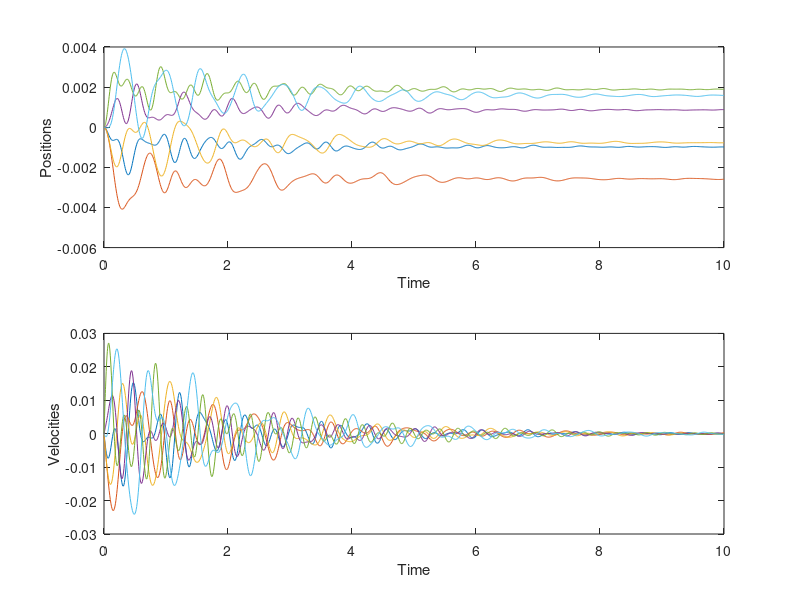
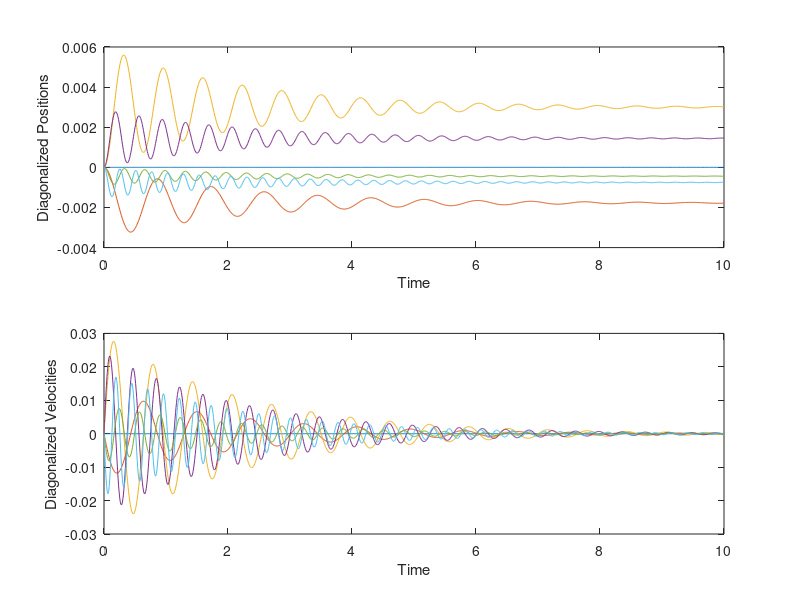
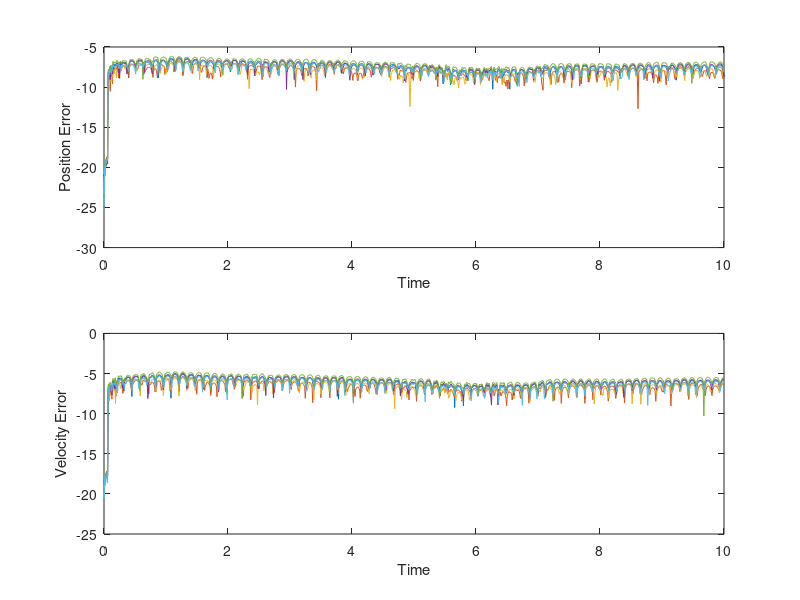

MATLAB code to generate these figures, in order: (Note: this script raises an error after producing the figures.)
clear; clc; close all;
%
% Consider n coupled second order dynamics 
% d^2 xi/dt^2 = -gamma dxi/dt + SUM_j A(i,j) * (x(j)-x(i)) + Pi;
%
% To use ode45, we convert the n second order equations 2n first order equations 

KOUPLING=140

% Dimension of the system 
n = 6;

% Create a (random) matrix
A(1,2)=KOUPLING;
A(2,1)=KOUPLING;

A(1,3)=0;
A(3,1)=0;

A(1,5)=KOUPLING;
A(5,1)=KOUPLING;

A(4,3)=KOUPLING;
A(3,4)=KOUPLING;

A(4,5)=KOUPLING;
A(5,4)=KOUPLING;

A(6,5)=KOUPLING;
A(5,6)=KOUPLING;

%A =  full(BAgraph(n));
%A = A-diag(diag(A));
%A= A+transpose(A);

% Create the Laplacian
L = diag(sum(A,2)) - A;

% Damping
gamma = 0.9;

% Forcing vector 
P = rand(n,1);
P = P -mean(P);

% Perform diagonalization
[V,Lambda] = eig(L);

% Define the linear, second order, dynamics
%
% [ dx/dt ] = [  O     I    ] [ x ]
% [ dv/dt ] = [ -L -gamma*I ] [ v ]
%
linear_dynamics = @(t,x) [zeros(n), eye(n); -L, -gamma*eye(n)] * x + [zeros(n,1); P];

% Random initial conditions
x0 = zeros(2*n,1);

% Run ode45 
[T,X] = ode45(linear_dynamics, [0,10], x0);

% Make some plots
figure(1)
title('Coupled Dynamics');
subplot(2,1,1)
plot(T,X(:,1:n))
xlabel('Time')
ylabel('Positions')

subplot(2,1,2)
plot(T,X(:,n+1:2*n))
xlabel('Time')
ylabel('Velocities')

% Run the diagonalized dynamics
%
%  To diagonalize, pre-multiply by [ inv(V)   O_n   ]
%                                  [  O_n    inv(V) ]
%
Q = V \ P;
diagonalized_dynamics = @(t,x) [zeros(n), eye(n); -Lambda, -gamma*eye(n)] * x + [zeros(n,1); Q];

% Run ode45 for diagonalized dynamics
y0 = [V, zeros(n); zeros(n), V] \ x0;
[T, Y] = ode45(diagonalized_dynamics, T, y0);

figure(2)
title('Diagonalized Dynamics');
subplot(2,1,1);
plot(T,Y(:,1:n));
xlabel('Time');
ylabel('Diagonalized Positions');

subplot(2,1,2);
plot(T,Y(:,1+n:2*n))
xlabel('Time');
ylabel('Diagonalized Velocities');

%
% Demonstrate that we can map Y back to X, xmapped = V*Y
%

xmapped = transpose([V, zeros(n); zeros(n), V] * transpose(Y));

% Define the error to be |xi - (Vy)i]
err = abs(X - xmapped);

figure(3)
title('Numerical Error Introduced by Diagonalization');
subplot(2,1,1)
plot(T,log10(err(:,1:n)));
xlabel('Time');
ylabel('Position Error');

subplot(2,1,2);
plot(T,log10(err(:,1+n:2*n)));
xlabel('Time');
ylabel('Velocity Error');



[line,data]=findLines(A,V);
data = transpose(data);




figure(4);
title('Plot Theta_j-Theta_i');
scatter(data(:,1),data(:,2));
xlabel('Line');
ylabel('Eta coefficient (Theta_j-Theat_i)');